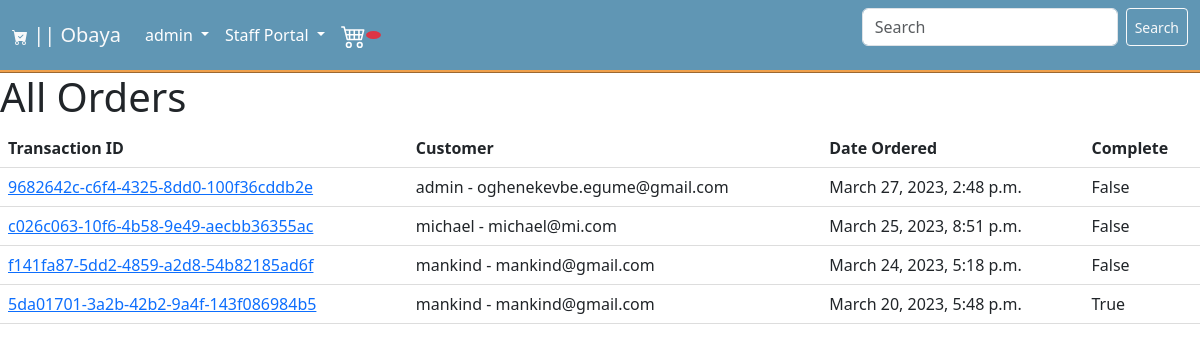
The page /orders/ (signed in) on the database as committed earlier.
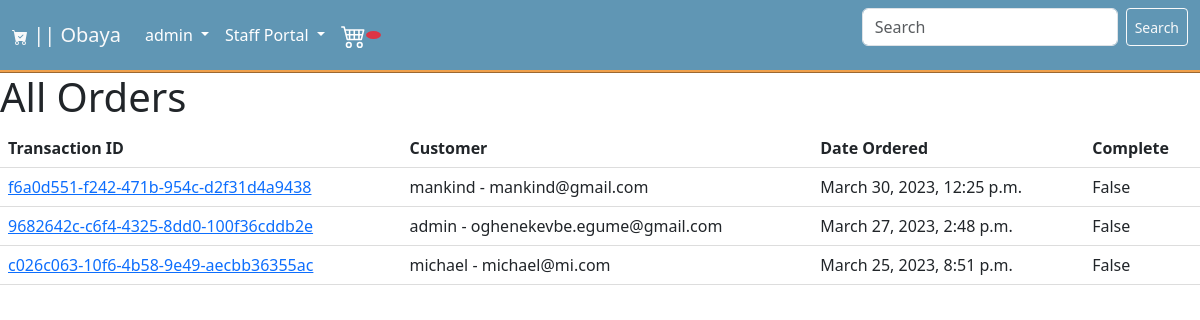
The same page on the database as committed later.
### store/models.py (models this page shows, shortened)
class Order(models.Model):
    customer = models.ForeignKey(Customer, related_name='orders', null=True, blank=True, on_delete =models.CASCADE )
    billing_address = models.ForeignKey(BillingAddress, on_delete=models.SET_NULL, blank=True, null=True, related_name='billing_address_order_set')
    date_ordered = models.DateTimeField(auto_now_add=True)
    complete = models.BooleanField(default=False, null=True, blank=False)
    transaction_id = models.UUIDField(default=uuid.uuid4, primary_key=True)

class Customer(models.Model):
    user = models.OneToOneField(settings.AUTH_USER_MODEL, on_delete=models.CASCADE, null=True)
    billing_address = models.ForeignKey(BillingAddress, related_name='customers', on_delete=models.SET_NULL, null=True, blank=True)
    def __str__(self):
        return str(self.user)

### store/views.py (the view)
# urls.py: path("orders/", Orders.as_view(), name="orders"),
class Orders(StaffRequiredMixin, ListView):
    model = Order
    template_name = "customer/orders.html"
    context_object_name = 'orders'
    def get_queryset(self):
        queryset = super().get_queryset()
        return queryset.order_by('-date_ordered')

### store/views.py (called while the page is built)
    def test_func(self):
        return self.request.user.is_staff

### store/templates/customer/orders.html (shortened to what this page needs)
{% extends 'base.html' %}
{% load static %}
{% block content %}
<link rel="stylesheet" type="text/css" href="{% static 'css/orders.css' %}">
    <div class="row">
        <div class="col">
            <h1>All Orders</h1>
            <table>
              <thead>
                <tr>
                  <th>Transaction ID</th>
                  <th>Customer</th>
                  <th>Date Ordered</th>
                  <th>Complete</th>
                </tr>
              </thead>
              <tbody>
                {% for order in orders %}
                  <tr>
                    <td><a href="{% url 'order_detail' order.transaction_id  %}">{{ order.transaction_id }}</a></td>
                    <td>{{ order.customer }} - {{ order.customer.user.email }}</td>
                    <td>{{ order.date_ordered }}</td>
                    <td>{{ order.complete }}</td>
                  </tr>
                {% empty %}
                  <tr>
                    <td colspan="4">No orders found.</td>
                  </tr>
                {% endfor %}
              </tbody>
            </table>
        </div>
    </div>
{% endblock %}

Rows that differ between the two databases and show on the page:
removed Order: transaction_id "f141fa87-5dd2-4859-a2d8-54b82185ad6f", customer "mankind", customer.user.email "mankind@gmail.com", date_ordered "March 24, 2023, 5:18 p.m.", complete "False"
removed Order: transaction_id "5da01701-3a2b-42b2-9a4f-143f086984b5", customer "mankind", customer.user.email "mankind@gmail.com", date_ordered "March 20, 2023, 5:48 p.m.", complete "True"
added Order: transaction_id "f6a0d551-f242-471b-954c-d2f31d4a9438", customer "mankind", customer.user.email "mankind@gmail.com", date_ordered "March 30, 2023, 12:25 p.m.", complete "False"
